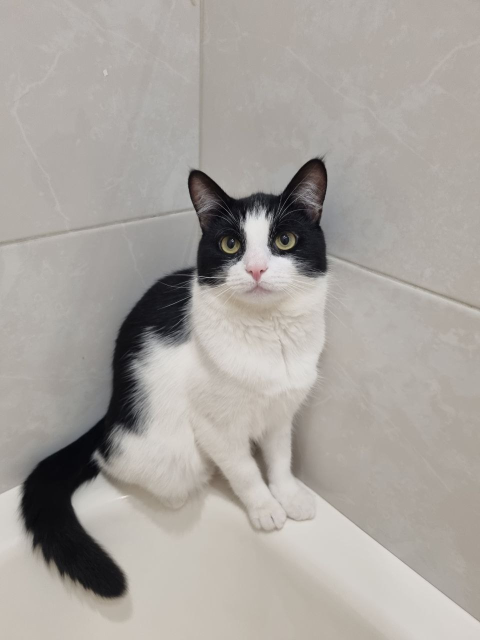
%> input picture Lab_3/photo_2024-01-22_04-43-21.jpg, 960 x 1280 px (shown at 1/2 size)
$ octave Lab_3.m   (GNU Octave 9; MATLAB toolbox functions it lacks are replaced by stand-ins)
%> lines starting %> are read from the running program, lines starting %| are printed output that depends on the picture; in (x1, y1, x2, y2) boxes, pixels count from 0 and x2, y2 are one past the last pixel; in counts of white or black regions, pixels touching at a corner belong together; the program's own positions count from 1
### Lab_3/imnoise2.m
function R = imnoise2(type, M, N, a, b)
% IMNOISE2 Generates an array of random numbers with specified PDF.
%     R = IMNOISE2(TYPE, M, N, A, B) generates an array, R, of size
%     M-by-N, whose elements are random numbers of the specified TYPE
%     with parameters A and B. If only TYPE is included in the
%     input argument list, a single random number of the specified
%     TYPE and default parameters shown below is generated. If only
%     TYPE, M, and N are provided, the default parameters shown below
%     are used. If M= N= 1, IMNOISE2 generates a single random
%     number of the specified TYPE and parameters A and B.


%     Valid values for TYPE and parameters A and B are:

%     ‘uniform’         Uniform random numbers in the interval (A, B).
%                       The default values are (0, 1).
%     ‘gaussian’        Gaussian random numbers with mean A and standard
%                       deviation B. The default values are A = 0, B = 1.
%
%     ‘salt & pepper’   Salt and pepper numbers of amplitude 0 with
%                       probability Pa = A, and amplitude 1 with
%                       probability Pb = B. The default values are Pa =
%                       Pb = A = B = 0.05. Note that the noise has
%                       values 0 (with probability Pa = A) and 1 (with
%                       probability Pb = B), so scaling is necessary if
%                       values other than 0 and 1 are required. The noise
%                       matrix R is assigned three values. If R(x, y) =
%                       0, the noise at (x, y) is pepper (black). If
%                       R(x, y) = 1, the noise at (x, y) is salt
%                       (white). If R(x, y) = 0.5, there is no noise
%                       assigned to coordinates (x, y).
%
%     "lognormal"       Lognermal numbers with offset A and shape
%                       parameter B. The defaults are A = 1 and B
%                       0.25.
%
%     ‘rayleigh’        Rayleigh noise with parameters A and B. The
%                       default values are A = 0 and B= 1.
%     ‘exponential’     Exponential random numbers with parameter A. The
%                       default is A = 1.

%      erlang’          Erlang (gamma) random numbers with parameters A
%                       and B. B must be a positive integer. The
%                       defaults are A= 2 and B= 5. Erlang random
%                       numbers are approximated as the sum of B
%                       exponential random numbers.

%     Copyright 2002-2006 R. C. Gonzalez, R. E. Woods, & S. L. Eddins
%     Digital Image Processing Using MATLAB, Prentice-Hall, 2004
%     $Revision: 1.6 $ $Date: 2006/07/15 20:44:52 $

% Set default values.
if nargin == 1
    a = 0; b = 1;
    M = 1; N = 1;
elseif nargin == 3
    a = 0; b = 1;
end

% Begin processing. Use lower (type) to protect against input being
% capitalized.
switch lower(type)
case 'uniform'
    R = a + (b - a)*rand(M, N);
case 'gaussian'
    R = a + btrandn(M, N);
case 'salt & pepper'
    if nargin <= 3
        a = 0.05; b = 0.05;
    end
    % Check to make sure that Pa + Pb is not > 1.
    if (a + b) > 1
        error('The sum Pa + Pb must not exceed 1.')
    end
    R(1:M, 1:N) = 0.5;
    % Generate an M-by-N array of uniformly-distributed random numbers
    % in the range (0, 1). Then, Pa*(M*N) of them will have values <=
    % a. The coordinates of these points we call 0 (pepper
    % noise). Similarly, Pb*(M*N) points will have values in the range
    % > a & < (a + b). These we call 1 (salt noise).
    X = rand (M, N);
    c = find (X <= a);
    R(c) = 0;
    u = a + b;
    c = find(X > a & X <= u);
    R(c) = 1;
case 'lognormal'
    if nargin <= 3
        a = 1; b= 0.25;
    end
    R = exp(b*randn(M, N) + a);
case 'rayleigh'
    R= a + (-b*log(1 - rand(M, N))).^0.5;
case 'exponential'
    if nargin <= 3
        a = 1;
    end
    if a <+ 0
        error('Parameter a must be positive for exponential type.')
    end
    k = -1/a;
    R = k*log(1 - rand(M, N));
case 'erlang'
    if nargin <= 3
        a = 2; b = 5;
    end
    if (b ~= round(b) | b <= 0)
        error('Param b must be a positive integer for Erlang.')
    end
    k = -1/a;
    R = zeros (M, N);
    for j = 1:b
        R = R + k*log(1 - rand(M, N));
    end
otherwise
    error ('Unknown distribution type.')
end

### Lab_3/Lab_3.m
% Вариант 6
clear;

% Шаг 1
I = imread('photo_2024-01-22_04-43-21.jpg');
%> I is the input picture: size 1280x960x3 uint8; mean R, G, B 168.1, 163.4, 158.3
I = rgb2gray(imcrop(I, [160 240 799 799]));
%> I: size 800x800 uint8
imwrite(I, 'portrait.png');
histogram(I);
%> figure, not shown here; tallest bar 58384 high, from x = 168 to 170
saveas(gcf, 'hist.png');
pause;

% Шаг 2
g = log(1 + im2double(I));
imshow(g);
pause;
imwrite(g, 'Log/g.png');
histogram(g);
%> figure, not shown here; tallest bar 58384 high, from x = 0.505 to 0.51
saveas(gcf, 'Log/hist.png');
pause;

% Шаг 3
for gamma = [0.1 0.45 5]
    g = im2double(I).^gamma;
    imshow(g);
    pause;
    imwrite(g, ['Degree/' sprintf('%.2f', gamma) '.png']);
    histogram(g);
    pause;
    saveas(gcf, ['Degree/hist' sprintf('%.2f', gamma) '.png']);
end

% Шаг 4
points = [0, 255; 120, 120; 120, 250; 180, 250; 180, 75; 255, 0];
x = points(:, 1);
y = points(:, 2);
g = zeros(800, 800);
for i = 1:800
    for j = 1:800
        if (I(i, j) >= 0 && I(i, j) <= 120) || (I(i, j) >= 180 && I(i, j) <= 255)
            g(i, j) = -1 * double(I(i, j)) + 255;
        else
            g(i, j) = 250;
        end
    end
end
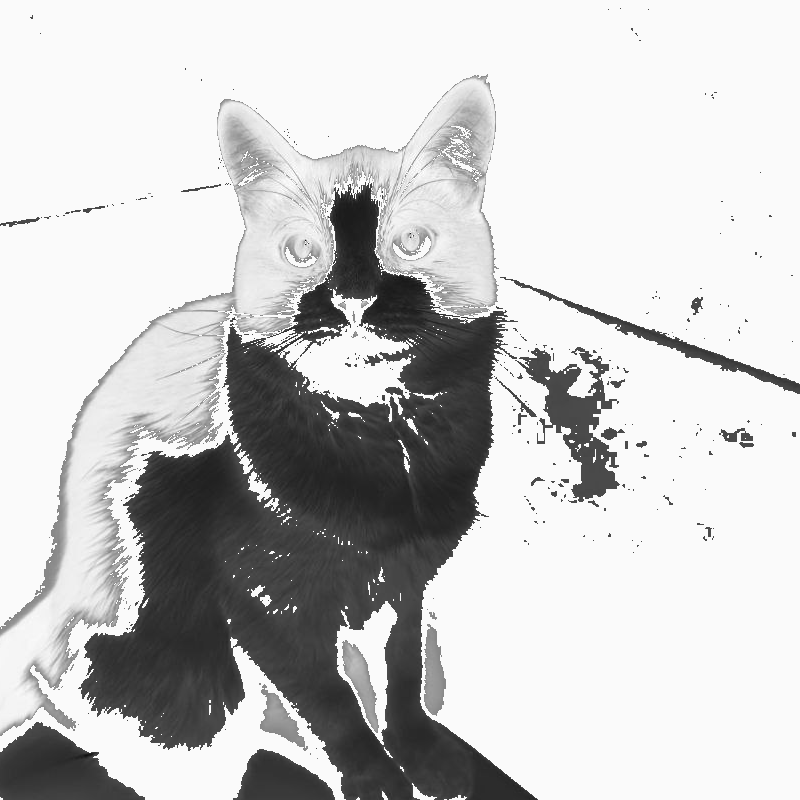
%> g: size 800x800 double; min 13, max 255, mean 199.9
g1 = uint8(g);
imshow(g1);
pause;
imwrite(g1, 'Line_Contrast/g.png');
histogram(g1);
%> figure, not shown here; tallest bar 415178 high, from x = 250 to 255
pause;
saveas(gcf, 'Line_Contrast/hist.png');

% Шаг 5
g = histeq(I);
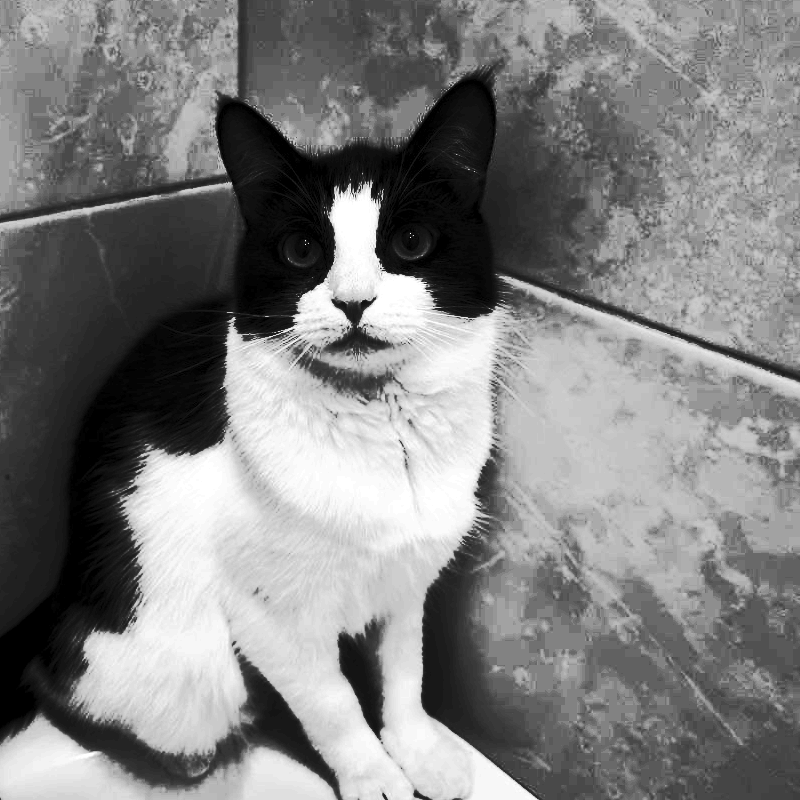
%> g: size 800x800 uint8; min 0, max 255, mean 128.1
imshow(g);
pause;
imwrite(g, 'Equaliz/g.png');
histogram(g); pause;
%> after `histogram(g)`:
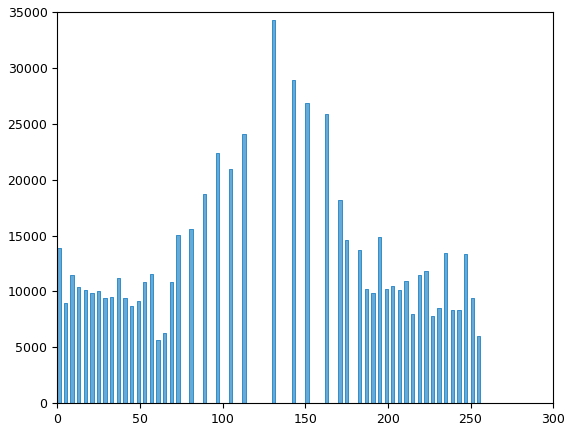
%> figure redrawn from the program's plot data; tallest bar 34314 high, from x = 130 to 132
saveas(gcf, 'Equaliz/hist.png');

% Шаг 6
for size = [3 15 35]
    g = imfilter(I, fspecial('average', size));
    imshow(g);
    pause;
    imwrite(g, ['Filter/average' num2str(size) '.png']);
end

% Шаг 7
g2 = imfilter(im2double(I), fspecial('laplacian', 0));
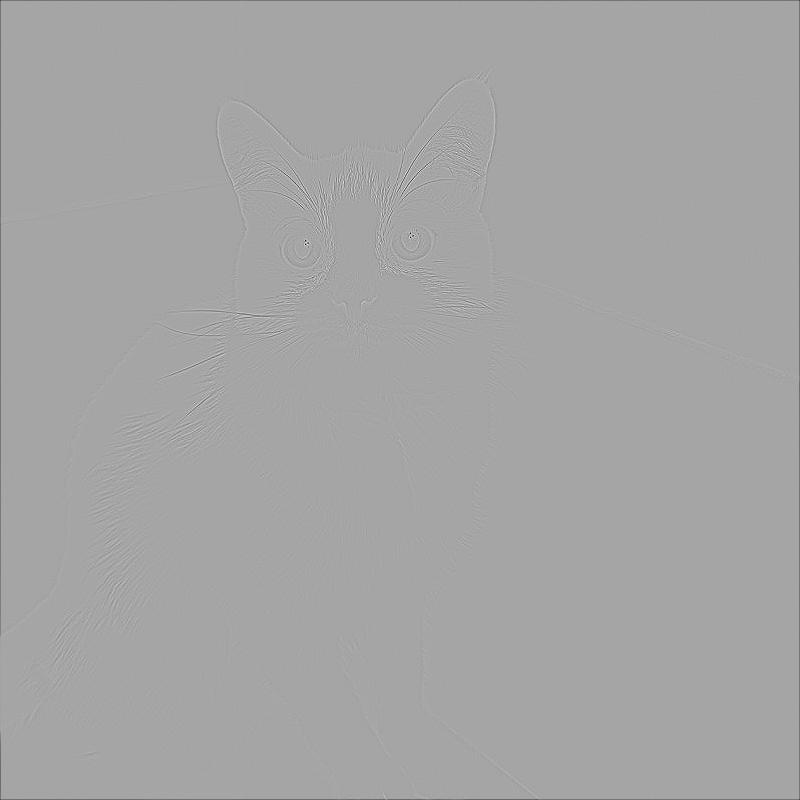
%> g2: size 800x800 double; min -2.28, max 1.24, mean -0.00325; drawn with min black and max white
g = im2double(I) - g2;
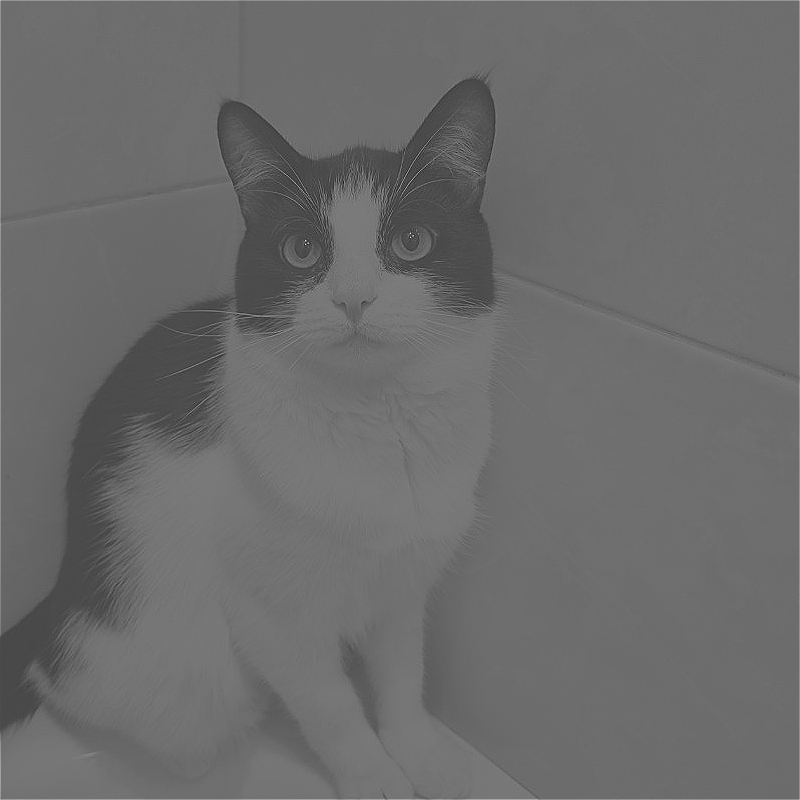
%> g: size 800x800 double; min -1.22, max 3.16, mean 0.626; drawn with min black and max white
imshow(g);
pause;
imwrite(g, 'Filter/sharp.png');

% Шаг 8
for size = [3 9 15]
    g = medfilt2(I, [size size]);
    imshow(g);
    pause;
    imwrite(g, ['Median/' num2str(size) '.png']);
end

% Шаг 9
g1 = edge(I, 'roberts');
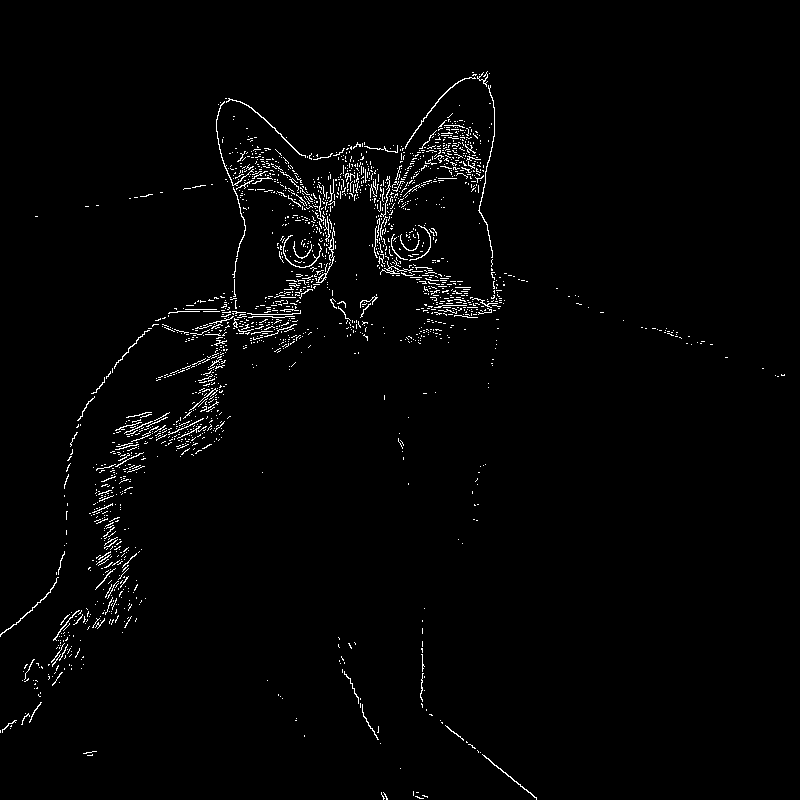
%> g1: size 800x800 logical; 1.8% white in thin lines or dots, all inside (x1, y1, x2, y2) = (0, 71, 785, 800)
imshow(g1);
pause;
imwrite(g1, 'Edge/roberts.png');
g2 = edge(I, 'prewitt');
%> g2: size 800x800 logical; 2.1% white in thin lines or dots
imshow(g2);
pause;
imwrite(g2, 'Edge/prewitt.png');
g3 = edge(I, 'sobel');
%> g3: size 800x800 logical; 2.1% white in thin lines or dots
imshow(g3);
pause;
imwrite(g3, 'Edge/sobel.png');

% Шаг 10
noise = imnoise2('salt & pepper', 800, 800, 0.1/255, 0.8/255);
salt = find(noise == 1);
noisy = I;
noisy(salt) = 255;
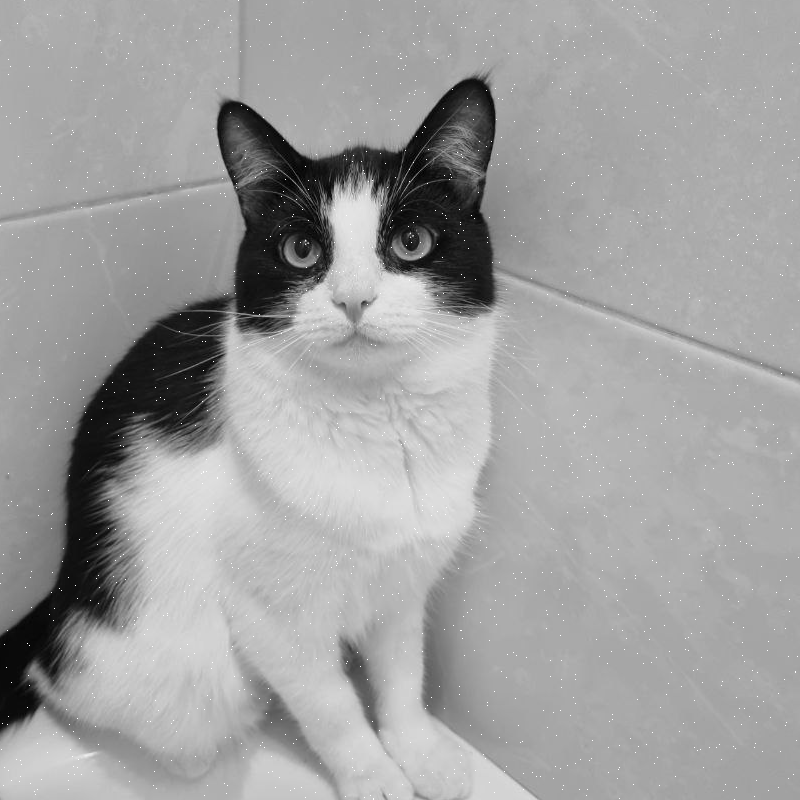
%> noisy: size 800x800 uint8; min 0, max 255, mean 159.1
pepper = find(noise == 0);
noisy(pepper) = 0;
%> noisy: size 800x800 uint8; 0.04% of pixels changed, all inside (x1, y1, x2, y2) = (0, 6, 799, 799)
imshow(noisy);
pause;
imwrite(noisy, 'Filter/noisy.png');
g1 = imgaussfilt(noisy);
%> g1: size 800x800 uint8
g2 = medfilt2(noisy);
%> g2: size 800x800 uint8
imshow(g2);
pause;
imwrite(g2, 'Filter/filtered.png');
g3 = imfilter(noisy, fspecial('average'));
%> g3: size 800x800 uint8
N = 800*800;
D = sum((I-((1/N)*sum(I, 'all'))).^2, 'all')/N;
%> D = 122
D1 = sum((g1-((1/N)*sum(g1, 'all'))).^2, 'all')/N;
%> D1 = 122.9
D2 = sum((g2-((1/N)*sum(g2, 'all'))).^2, 'all')/N;
%> D2 = 122
D3 = sum((g3-((1/N)*sum(g3, 'all'))).^2, 'all')/N;
%> D3 = 122.9
